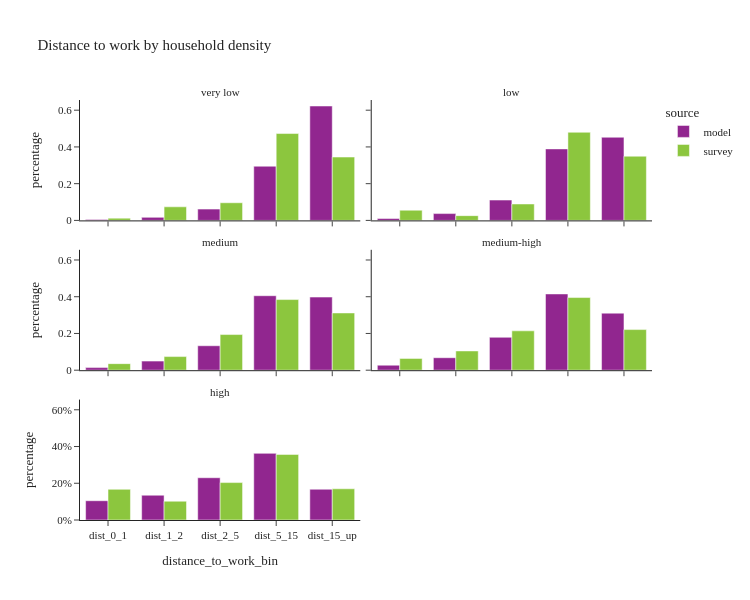

Here is the notebook cell this chart was saved with:
### Markdown cell above
- Household density represents the household density of a person's home location

### Code cell
util.plot_share_facetbar(per_data.loc[(per_data['is_worker'])], 'person_weight', share_col="distance_to_work_bin", title="Distance to work by household density", 
                            facet_col="log_hh_1_group", facet_col_wrap=2, height=600, orientation='v')

### Figure 1 — Plotly figure (JSON) as saved in the notebook; plotly's stock layout.template omitted (floating-point values rounded to 4 significant figures)
{"data": [{"alignmentgroup": "True", "customdata": [[882], [3301], [12232], [58764], [124077]], "hovertemplate": "source=model<br>log_hh_1_group=very low<br>distance_to_work_bin=%{x}<br>percentage=%{y}<br>sample_size=%{customdata[0]}<extra></extra>", "legendgroup": "model", "marker": {"color": "#91268F", "pattern": {"shape": ""}}, "name": "model", "offsetgroup": "model", "orientation": "v", "showlegend": true, "textposition": "auto", "type": "bar", "x": ["dist_0_1", "dist_1_2", "dist_2_5", "dist_5_15", "dist_15_up"], "xaxis": "x5", "y": [0.004426, 0.01657, 0.06139, 0.2949, 0.6227], "yaxis": "y5"}, {"alignmentgroup": "True", "customdata": [[2138], [7641], [22795], [80166], [93218]], "hovertemplate": "source=model<br>log_hh_1_group=low<br>distance_to_work_bin=%{x}<br>percentage=%{y}<br>sample_size=%{customdata[0]}<extra></extra>", "legendgroup": "model", "marker": {"color": "#91268F", "pattern": {"shape": ""}}, "name": "model", "offsetgroup": "model", "orientation": "v", "showlegend": false, "textposition": "auto", "type": "bar", "x": ["dist_0_1", "dist_1_2", "dist_2_5", "dist_5_15", "dist_15_up"], "xaxis": "x6", "y": [0.01038, 0.0371, 0.1107, 0.3892, 0.4526], "yaxis": "y6"}, {"alignmentgroup": "True", "customdata": [[5832], [20570], [55315], [168537], [165459]], "hovertemplate": "source=model<br>log_hh_1_group=medium<br>distance_to_work_bin=%{x}<br>percentage=%{y}<br>sample_size=%{customdata[0]}<extra></extra>", "legendgroup": "model", "marker": {"color": "#91268F", "pattern": {"shape": ""}}, "name": "model", "offsetgroup": "model", "orientation": "v", "showlegend": false, "textposition": "auto", "type": "bar", "x": ["dist_0_1", "dist_1_2", "dist_2_5", "dist_5_15", "dist_15_up"], "xaxis": "x3", "y": [0.01403, 0.04948, 0.1331, 0.4054, 0.398], "yaxis": "y3"}, {"alignmentgroup": "True", "customdata": [[10812], [26913], [70931], [164423], [122964]], "hovertemplate": "source=model<br>log_hh_1_group=medium-high<br>distance_to_work_bin=%{x}<br>percentage=%{y}<br>sample_size=%{customdata[0]}<extra></extra>", "legendgroup": "model", "marker": {"color": "#91268F", "pattern": {"shape": ""}}, "name": "model", "offsetgroup": "model", "orientation": "v", "showlegend": false, "textposition": "auto", "type": "bar", "x": ["dist_0_1", "dist_1_2", "dist_2_5", "dist_5_15", "dist_15_up"], "xaxis": "x4", "y": [0.0273, 0.06795, 0.1791, 0.4152, 0.3105], "yaxis": "y4"}, {"alignmentgroup": "True", "customdata": [[39330], [50550], [86239], [135968], [62716]], "hovertemplate": "source=model<br>log_hh_1_group=high<br>distance_to_work_bin=%{x}<br>percentage=%{y}<br>sample_size=%{customdata[0]}<extra></extra>", "legendgroup": "model", "marker": {"color": "#91268F", "pattern": {"shape": ""}}, "name": "model", "offsetgroup": "model", "orientation": "v", "showlegend": false, "textposition": "auto", "type": "bar", "x": ["dist_0_1", "dist_1_2", "dist_2_5", "dist_5_15", "dist_15_up"], "xaxis": "x", "y": [0.1049, 0.1349, 0.2301, 0.3628, 0.1673], "yaxis": "y"}, {"alignmentgroup": "True", "customdata": [[7], [12], [25], [81], [100]], "hovertemplate": "source=survey<br>log_hh_1_group=very low<br>distance_to_work_bin=%{x}<br>percentage=%{y}<br>sample_size=%{customdata[0]}<extra></extra>", "legendgroup": "survey", "marker": {"color": "#8CC63E", "pattern": {"shape": ""}}, "name": "survey", "offsetgroup": "survey", "orientation": "v", "showlegend": true, "textposition": "auto", "type": "bar", "x": ["dist_0_1", "dist_1_2", "dist_2_5", "dist_5_15", "dist_15_up"], "xaxis": "x5", "y": [0.01234, 0.07391, 0.09604, 0.4729, 0.3448], "yaxis": "y5"}, {"alignmentgroup": "True", "customdata": [[14], [10], [30], [120], [66]], "hovertemplate": "source=survey<br>log_hh_1_group=low<br>distance_to_work_bin=%{x}<br>percentage=%{y}<br>sample_size=%{customdata[0]}<extra></extra>", "legendgroup": "survey", "marker": {"color": "#8CC63E", "pattern": {"shape": ""}}, "name": "survey", "offsetgroup": "survey", "orientation": "v", "showlegend": false, "textposition": "auto", "type": "bar", "x": ["dist_0_1", "dist_1_2", "dist_2_5", "dist_5_15", "dist_15_up"], "xaxis": "x6", "y": [0.0555, 0.02584, 0.08943, 0.4798, 0.3495], "yaxis": "y6"}, {"alignmentgroup": "True", "customdata": [[40], [25], [81], [206], [125]], "hovertemplate": "source=survey<br>log_hh_1_group=medium<br>distance_to_work_bin=%{x}<br>percentage=%{y}<br>sample_size=%{customdata[0]}<extra></extra>", "legendgroup": "survey", "marker": {"color": "#8CC63E", "pattern": {"shape": ""}}, "name": "survey", "offsetgroup": "survey", "orientation": "v", "showlegend": false, "textposition": "auto", "type": "bar", "x": ["dist_0_1", "dist_1_2", "dist_2_5", "dist_5_15", "dist_15_up"], "xaxis": "x3", "y": [0.03567, 0.07413, 0.1941, 0.3845, 0.3116], "yaxis": "y3"}, {"alignmentgroup": "True", "customdata": [[61], [49], [149], [221], [124]], "hovertemplate": "source=survey<br>log_hh_1_group=medium-high<br>distance_to_work_bin=%{x}<br>percentage=%{y}<br>sample_size=%{customdata[0]}<extra></extra>", "legendgroup": "survey", "marker": {"color": "#8CC63E", "pattern": {"shape": ""}}, "name": "survey", "offsetgroup": "survey", "orientation": "v", "showlegend": false, "textposition": "auto", "type": "bar", "x": ["dist_0_1", "dist_1_2", "dist_2_5", "dist_5_15", "dist_15_up"], "xaxis": "x4", "y": [0.06429, 0.1048, 0.2144, 0.3955, 0.2211], "yaxis": "y4"}, {"alignmentgroup": "True", "customdata": [[259], [187], [338], [440], [174]], "hovertemplate": "source=survey<br>log_hh_1_group=high<br>distance_to_work_bin=%{x}<br>percentage=%{y}<br>sample_size=%{customdata[0]}<extra></extra>", "legendgroup": "survey", "marker": {"color": "#8CC63E", "pattern": {"shape": ""}}, "name": "survey", "offsetgroup": "survey", "orientation": "v", "showlegend": false, "textposition": "auto", "type": "bar", "x": ["dist_0_1", "dist_1_2", "dist_2_5", "dist_5_15", "dist_15_up"], "xaxis": "x", "y": [0.167, 0.1023, 0.2037, 0.357, 0.1699], "yaxis": "y"}], "layout": {"annotations": [{"font": {}, "showarrow": false, "text": "high", "x": 0.245, "xanchor": "center", "xref": "paper", "y": 0.2867, "yanchor": "bottom", "yref": "paper"}, {"font": {}, "showarrow": false, "text": "medium", "x": 0.245, "xanchor": "center", "xref": "paper", "y": 0.6433, "yanchor": "bottom", "yref": "paper"}, {"font": {}, "showarrow": false, "text": "medium-high", "x": 0.755, "xanchor": "center", "xref": "paper", "y": 0.6433, "yanchor": "bottom", "yref": "paper"}, {"font": {}, "showarrow": false, "text": "very low", "x": 0.245, "xanchor": "center", "xref": "paper", "y": 1.0, "yanchor": "bottom", "yref": "paper"}, {"font": {}, "showarrow": false, "text": "low", "x": 0.755, "xanchor": "center", "xref": "paper", "y": 1.0, "yanchor": "bottom", "yref": "paper"}], "barmode": "group", "height": 600, "legend": {"title": {"text": "source"}, "tracegroupgap": 0}, "title": {"text": "Distance to work by household density"}, "width": 750, "xaxis": {"anchor": "y", "domain": [0.0, 0.49], "title": {"text": "distance_to_work_bin"}}, "xaxis2": {"anchor": "y2", "domain": [0.51, 1.0], "matches": "x", "title": {"text": "distance_to_work_bin"}}, "xaxis3": {"anchor": "y3", "domain": [0.0, 0.49], "matches": "x", "showticklabels": false}, "xaxis4": {"anchor": "y4", "domain": [0.51, 1.0], "matches": "x", "showticklabels": false}, "xaxis5": {"anchor": "y5", "domain": [0.0, 0.49], "matches": "x", "showticklabels": false}, "xaxis6": {"anchor": "y6", "domain": [0.51, 1.0], "matches": "x", "showticklabels": false}, "yaxis": {"anchor": "x", "domain": [0.0, 0.2867], "tickformat": ".0%", "title": {"text": "percentage"}}, "yaxis2": {"anchor": "x2", "domain": [0.0, 0.2867], "matches": "y", "showticklabels": false, "tickformat": ".0%"}, "yaxis3": {"anchor": "x3", "domain": [0.3567, 0.6433], "matches": "y", "title": {"text": "percentage"}}, "yaxis4": {"anchor": "x4", "domain": [0.3567, 0.6433], "matches": "y", "showticklabels": false}, "yaxis5": {"anchor": "x5", "domain": [0.7133, 1.0], "matches": "y", "title": {"text": "percentage"}}, "yaxis6": {"anchor": "x6", "domain": [0.7133, 1.0], "matches": "y", "showticklabels": false}}}
